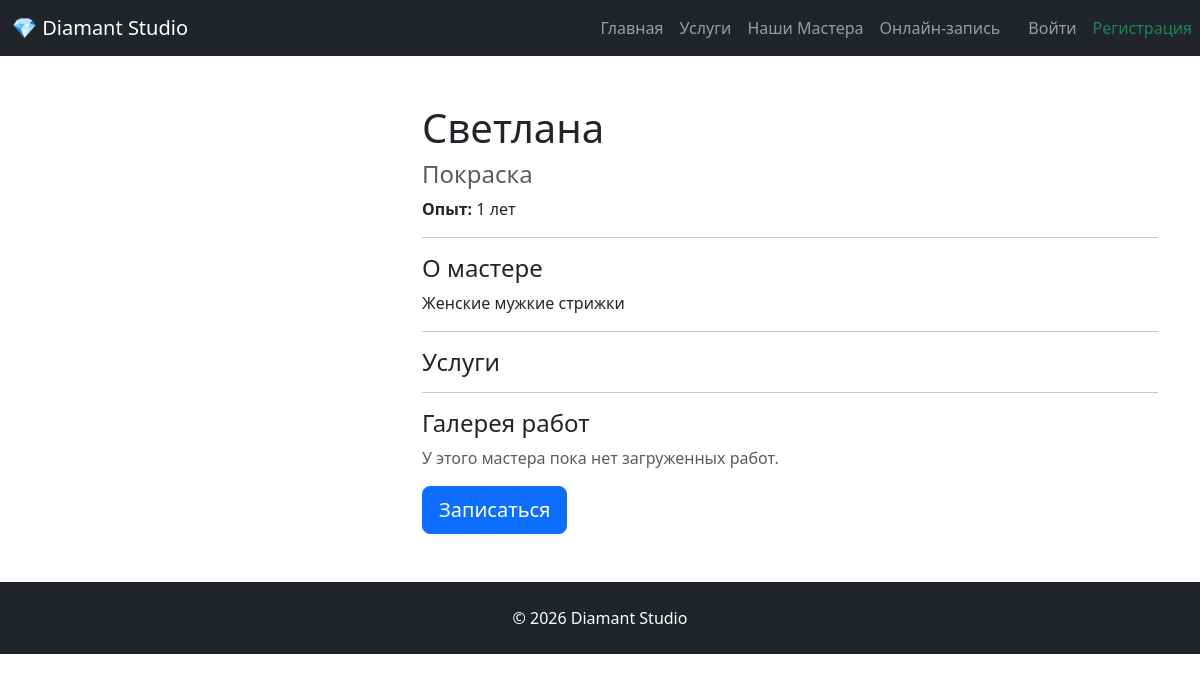
Page /masters/2/ on the earlier database version.
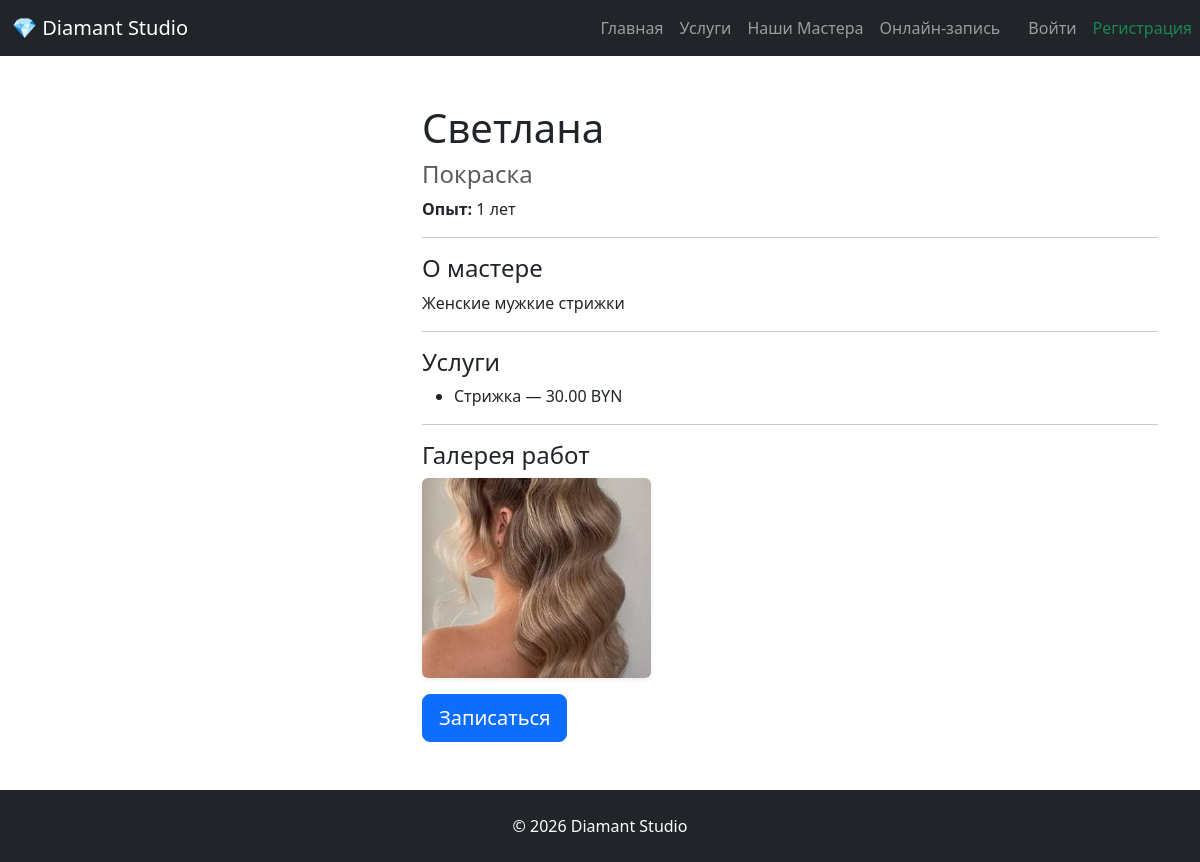
Same page on the later database version.
### services/models.py (models this page shows, shortened)
class Service(models.Model):
    class Meta:
        verbose_name = "Услуга"
        verbose_name_plural = "Услуги"
        ordering = ["name"]
    name = models.CharField(max_length=150)
    price = models.DecimalField(
        max_digits=10,
        decimal_places=2,
        validators=[MinValueValidator(Decimal('0.00'))]
        )
    duration = models.PositiveIntegerField()

### masters/models.py (models this page shows, shortened)
class MasterPortFolioImage(models.Model):
    class Meta:
        verbose_name = "Фотография работы"
        verbose_name_plural = "Галерея работ"
    master = models.ForeignKey(
        Master,
        on_delete=models.CASCADE,
        related_name="portfolio_images",
        verbose_name="Мастер"
    )
    image = models.ImageField(
        upload_to="masters/portfolio/",
        verbose_name="Фото работы"
    )
    uploaded_at = models.DateTimeField(
        auto_now_add=True,
        verbose_name="Дата загрузки"
    )

### masters/views.py (the view)
def master_detail(request, pk):
    master = get_object_or_404(
        Master.objects.prefetch_related("services"),
        pk=pk,
        is_active=True,
    )
    return render(
        request,
            "masters/master_detail.html",
        {
            "master": master,
        },
)

### templates/masters/master_detail.html (shortened to what this page needs)
{% extends "base.html" %}
{% block content %}
<div class="row">
    <div class="col-md-4">
    </div>
    <div class="col-md-8">
        <h1>
            {{ master.name }}
        </h1>
        <h4 class="text-muted">
            {{ master.specialization }}
        </h4>
        <p>
            <strong>Опыт:</strong>
            {{ master.experience }} лет
        </p>
        <hr>
        <h4>
            О мастере
        </h4>
        <p>
            {{ master.about }}
        </p>
        <hr>
        <h4>
            Услуги
        </h4>
        <ul>
            {% for service in master.services.all %}
            <li>
                {{ service.name }}
                —
                {{ service.price }} BYN
            </li>
            {% endfor %}
        </ul>
        <hr>
<h4>Галерея работ</h4>
<div class="row">
    {% for item in master.portfolio_images.all %}
        <div class="col-md-4 mb-3">
            <a data-fslightbox="gallery" href="{{ item.image.url }}">
                <img
                    src="{{ item.image.url }}"
                    class="img-fluid rounded shadow-sm w-100"
                    style="height: 200px; object-fit: cover; cursor: pointer; transition: transform 0.2s;"
                    onmouseover="this.style.transform='scale(1.02)'"
                    onmouseout="this.style.transform='scale(1)'"
                    alt="Работа мастера {{ master.name }}">
            </a>
        </div>
    {% empty %}
        <p class="text-muted">У этого мастера пока нет загруженных работ.</p>
    {% endfor %}
</div>
       <a
            href="{% url 'appointment_create' %}?master={{ master.id }}"
            class="btn btn-primary btn-lg">
             Записаться
</a>
    </div>
</div>
{% endblock %}

Differences in the rows shown:
now on this page (row unchanged): Service: name "Стрижка", price "30.00"
added MasterPortFolioImage: image (picture)
Other differences:
text no longer shown: "У этого мастера пока нет загруженных работ."
